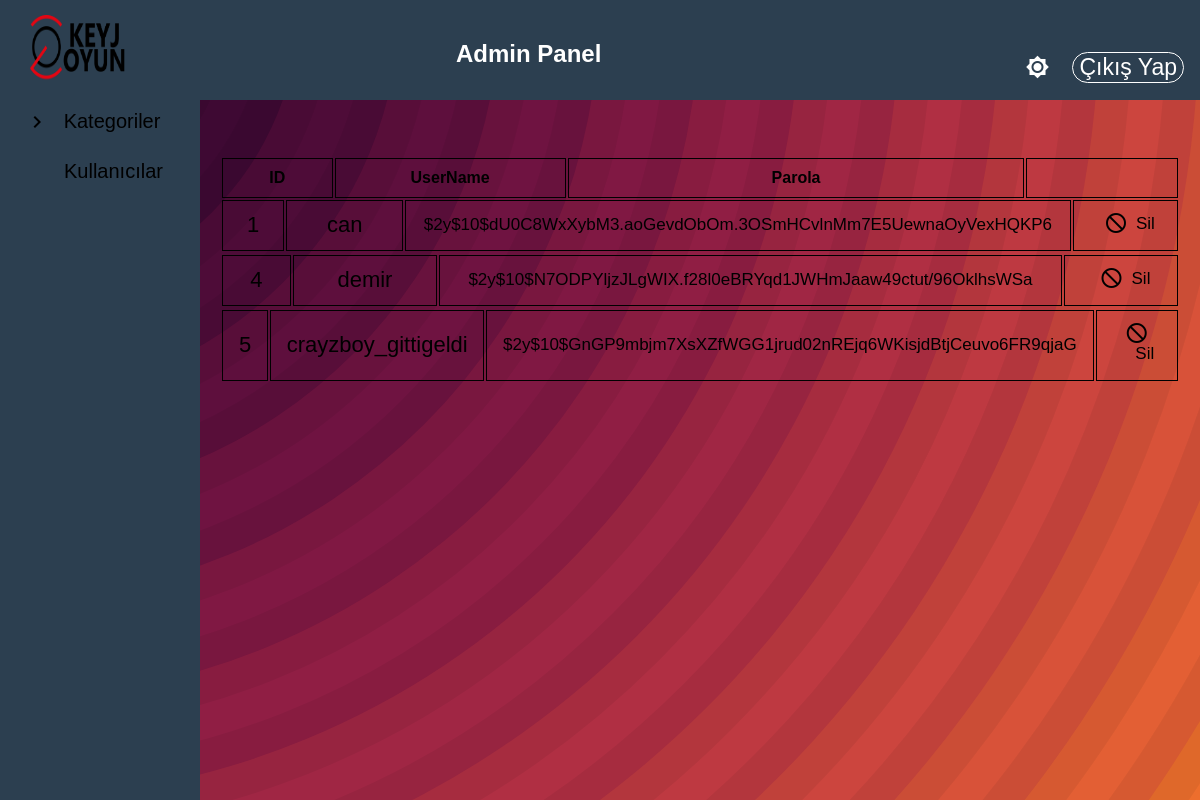
Page /admin/users.php?id=main (signed in) on the committed database.
### tables this page shows
CREATE TABLE `users_account` (
  `users_id` int(11) NOT NULL,
  `username` varchar(50) NOT NULL,
  `password` varchar(255) NOT NULL
);

### admin/Theme/users_theme.php (the view)
<?php
    function func_users_article($baglan){
        $id = $_GET["id"];
        if($id == "admin"){
            $query = "SELECT * FROM `accountinfo` ORDER BY account_Id";
            $dbid = "account_Id";
        }
        else if($id == "main"){
            $query = "SELECT * FROM users_account ORDER BY users_id ";
            $dbid = "users_id";
        }
        else{
            header("Location: ../404Page/404.html");
        }
        $result = $baglan->query($query);
        echo '
            <article>
            <div class="users-container">
                <div class="head">
                    <table>
                        <tr>
                            <th style="width: 10rem;">ID</th>
                            <th style="width: 20rem;">UserName</th>
                            <th style="width: 45rem;">Parola</th>
                            <th style="width: 15rem;"></th>
                        </tr>
                    </table>
                </div>
        ';
        while($row = $result->fetch_assoc()){
            echo '
                <table>
                    <tr class="row">
                        <td class="id" style="width: 10rem;">
                            '.$row[$dbid].'
                        </td>
                        <td class="username" style="width: 20rem;">
                            '.$row["username"].'
                        </td>
                        <td class="password" style="width: 45rem;">
                            '.$row["password"].'
                        </td>
                        <td class="btns" style="width: 15rem;">
                            <form action="account/actions/users_del_update.php?id='.$id.'" method="POST">
                                <button type="submit" name="data_delete_users" value="'.$row[$dbid].'" class="btn"><i class="material-icons">do_not_disturb</i><span>Sil</span></button>
                            </form>
                        </td>
                    </tr>
        ';
        }
        echo '
            </div>
            </article>
            ';
    }
?>

### admin/css/main.css (style rules this page uses)
* { box-sizing: border-box; }
:root { --primarycolor: white; --secondarycolor: black; --bgcolor: #008FFF; }
body { margin: auto; padding: auto; position: relative; bottom: 20px; font-family: Arial, Helvetica, sans-serif; overflow: hidden; background-color: #ff9d00; background-attachment: fixed; background-size: cover; }

### admin/css/users.css (style rules this page uses)
:root { --primarycolor: white; --secondarycolor: black; --bgcolor: #2C3F50; }
.users-container { position: relative; min-height: 70vh; width: 80%; left:15%; top:10rem; }
.head { height: 8vh; }
.head th ,.row td { border: 1px solid var(--secondarycolor); position: relative; padding: 0 10px 0 10px; top: 1rem; left: 1rem; height: 5vh; }
.head tr, .row td { position: relative; left: 1.5rem; color: var(--secondarycolor); }
.row { position: relative; left: 1rem; bottom: 1.4rem; text-align: center; font-size: 17px; }
.username, .id { font-size: 22px; }
.btn { border: none; background-color: transparent; padding: 10px; font-size: 17px; color: var(--secondarycolor); }
.btn span { position: relative; left: 8px; bottom: 6px; }

### rows in the picture
users_account: users_id "1", username "can", password "$2y$10$dU0C8WxXybM3.aoGevdObOm.3OSmHCvlnMm7E5UewnaOyVexHQKP6"
users_account: users_id "4", username "demir", password "$2y$10$N7ODPYljzJLgWIX.f28l0eBRYqd1JWHmJaaw49ctut/96OklhsWSa"
users_account: users_id "5", username "crayzboy_gittigeldi", password "$2y$10$GnGP9mbjm7XsXZfWGG1jrud02nREjq6WKisjdBtjCeuvo6FR9qjaG"

### other values in the picture
$title "Admin Panel"
